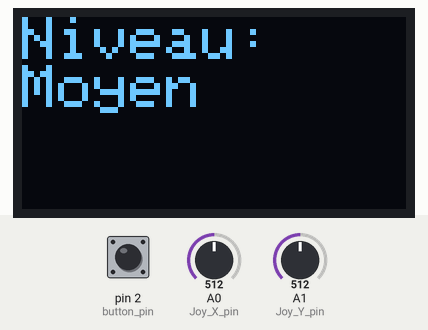
Bench run of a sketch on a simulated Arduino Nano, built with avr-gcc and run on an emulated ATmega328P. Shown: 128×64 one-colour display. Inputs (shaded band) come from the test bench; at power-on: pin 2 (button_pin) HIGH, A0 (Joy_X_pin) = 512, A1 (Joy_Y_pin) = 512. Random numbers use the default seed unless the sketch sets one.

Above: at 2.4 s.
2.5 s: pin 2 (button_pin) pulled LOW for 3.2 s
At 6.6 s:
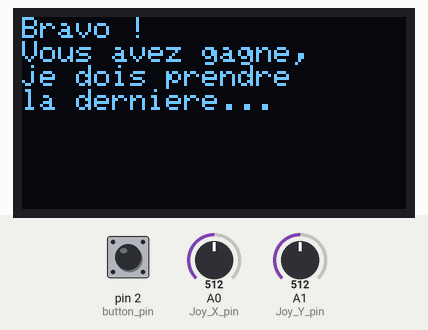
7.2 s: A0 (Joy_X_pin) set to 810
At 7.8 s:
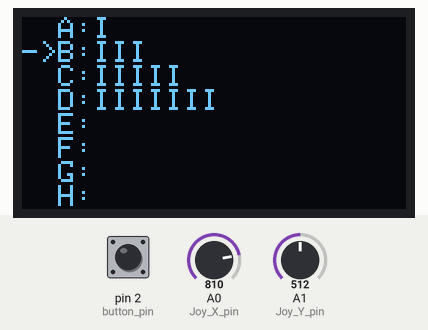
10.2 s: pin 2 (button_pin) pulled LOW for 3.2 s
At 10.7 s:
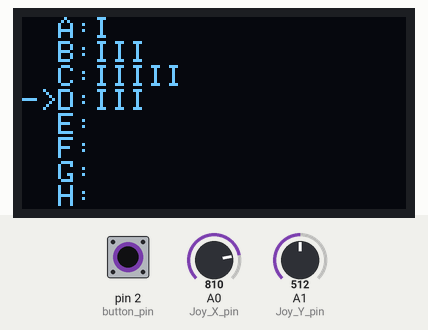
15.4 s: A0 (Joy_X_pin) set to 793
16.9 s: A0 (Joy_X_pin) set to 900
At 19.8 s:
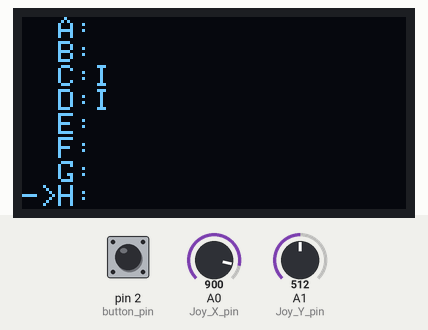
19.9 s: A0 (Joy_X_pin) set to 790
Timing chart, 0 to 22.4 s (numbered marks = the images above; inputs shaded):
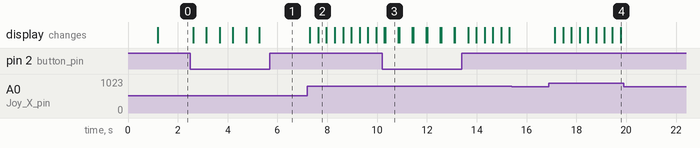

Measured:
- after the input at 2.5 s, the display: first changes after 0.12 s (image 1 shows a later state)
- after the input at 15.4 s, every drawn part: stays the same
- after the input at 16.9 s, the display: changes after 0.24 s (image 4)
- after the input at 19.9 s, every drawn part: stays the same
- what the display in image 3 shows lasts 0.6 s, from 10.3 s to 10.9 s

The sketch:

Marienbad.ino
```cpp
// (licence header left out)
#include <Wire.h>
#include <Adafruit_GFX.h>
#include <Adafruit_SSD1306.h>
#define OLED_RESET 14

Adafruit_SSD1306 display(OLED_RESET);
// ================================================
const int Joy_X_pin=A0; //Analog (potentiometer Joystick)
const int Joy_Y_pin=A1;
const int button_pin=2;
int Joy_X,Joy_Y;
// ================================================
static const int VarNameLength=2;
static const int NVars=8;
char VarName[NVars][VarNameLength];
int Value[NVars],Min[NVars],Max[NVars];
int present_var;
// ================================================
int final_threshold=999;//Below this number of items the computer will play it best
int nim_sum;
int NimSum(int*v) {
  int c=0;
  for (int i=0;i<NVars;i++) c=c ^ v[i];
  return c;
}
// ================================================
void Init() {
  present_var=0;
  for (int i=0;i<NVars;i++) {
    VarName[i][0]='A'+i;
    VarName[i][VarNameLength-1]=0;//end of the string
    Value[i]=2*i+1;
    Min[i]=0;
    Max[i]=20;
  }
  if (NVars>4) {
    for (int i=4;i<NVars;i++) Value[i]=0;
  }
}
// ================================================
void PrintVar(int i) {
  int&v=Value[i];
  if (v>Max[i]) v=Max[i];
  if (v<Min[i]) v=Min[i];

  display.print(VarName[i]);
  display.print(":");
  int& val=Value[i];
  if (val>=0 && val<=10) {
    for (int i=1;i<=val;i++) display.print("I");
    display.println("");
  }
  else {
    display.println(Value[i]);
  }
}
// ================================================
void PrintGame() {
  const int nlines=8;
  display.clearDisplay();
  display.setCursor(0,0);
  int first=max(0,present_var-nlines/2);
  int last=min(first+nlines-1,NVars-1);
  first=max(0,last-nlines+1);
  for (int n=first;n<=last;n++)  {
    if (n==present_var) display.print("->");
    else display.print("  ");
    PrintVar(n);
  }
  display.display();
}
//===================================================
void setup() {
  // Push button pin as an input:
  pinMode(button_pin, INPUT);
  //Game data

  Init();
  //OLED Display
  display.begin(SSD1306_SWITCHCAPVCC, 0x3C);  // initialize with the I2C addr 0x3C (for the 128x64)
  //display.begin(SSD1306_SWITCHCAPVCC, 0x3D);  // initialize with the I2C addr 0x3C (for the 128x64)

  display.clearDisplay();
  display.setTextSize(1);
  display.setTextColor(WHITE);
  display.setTextWrap(true);
  display.setCursor(0,0);
  display.setTextSize(2);
  display.println("Jeu");
  display.println("   de");
  display.println("Marienbad");
  display.display();
  delay(1000);
  //===================================================
  // Choose the difficulty at startup
  int level=1;
long int start=millis();
  const int nlevel=4;
  char* level_name[]={
    "Facile", "Moyen", "Difficile", "Expert"  };
  int level_thresh[]={
    1,2,3,999  };//Number of lines above which the computer does not play optimally
  bool changed=true;
  while(digitalRead(button_pin)==1) {
    Joy_Y=analogRead(Joy_Y_pin);
    if (Joy_Y>800) level--,changed=true;
    if (Joy_Y<200) level++,changed=true;
    delay(100);
    if (changed) {
      if (level==nlevel) level=nlevel-1;
      if (level==-1) level=0;
      display.clearDisplay();
      display.setCursor(0,0);
      display.println("Niveau: ");
      display.println(level_name[level]);
      display.display();
      changed=false;
      delay(500);
    }
  }
  final_threshold=level_thresh[level];
  randomSeed(millis()-start);
  display.setTextSize(1);
  PrintGame();
  delay(500);
}
//===================================================
void loop() {
  Joy_X=analogRead(Joy_X_pin);
  Joy_Y=analogRead(Joy_Y_pin);
  bool changed=false;
  int& pv=present_var;
  if (Joy_X>800) pv++,changed=true;
  if (Joy_X<200) pv--,changed=true;
  if (pv>=NVars) pv=0;
  if (pv<0) present_var=NVars-1;
  if (!changed) {
    if (Joy_Y<512-200) Value[pv]++,changed=true;
    if (Joy_Y>512+200) Value[pv]--,changed=true;
  }
  if (changed) {
    PrintGame();
  }
  if (digitalRead(button_pin)==0) {
    //The button has been pressed -> it is the computer's turn to play
    int i0=-1,x0=-1;  //these variables correspond to the computer's move (to be tertermined)
    //First check wether we are in the "final" part of the game,
    //that is when there is only one line with more than one item (mto)
    int one=0;//number of liens with one single item
    int lines=0;//number of nonempty lines
    int mto=0;//number of lines with more than one item
    int where=-1;
    int count=0;//total number of item(s)
    for (int i=0;i<NVars;i++) {
      count+=Value[i];
      if (Value[i]>0) lines++;
      if (Value[i]==1) one++;
      if (Value[i]>1) mto++,where=i;
    }
    if (count==1) {
      display.clearDisplay();
      display.setCursor(0,0);
      display.println("Bravo !");
      display.println("Vous avez gagne,");
      display.println("je dois prendre");
      display.println("la derniere...");
      display.display();
      delay(2000);
      Init();
      PrintGame();
    }
    else {
      if (lines>final_threshold) {//Too many lines -> Play stupidly...
        //=> remove one from the longest line
        int max=0;
        for (int i=0;i<NVars;i++) {
          if (Value[i]>max) max=Value[i],i0=i;
        }
        x0=random(0,max);
      }
      else {//Play intellligenlty
        if (mto==1) {
          //=>Final
          if (one%2==0) {
            i0=where;
            x0=1;//Leave just one item in that unique line where there was more than 1 item
          }
          else {
            i0=where;
            x0=0;//take all that unique line where there was more than 1 item
          }
        }
        else {// Not yet the final,
          if (NimSum(Value)==0) {
            //The computer is not in a safe position...
            //=> remove one from the longest line
            int max=0;
            for (int i=0;i<NVars;i++) {
              if (Value[i]>max) max=Value[i],i0=i;
            }
            x0=random(0,max);
          }
          else {// => try all possible moves to find one with Nimsum=0
            int s[NVars];
            bool SafeMoveFound=false;
            for (int i=0;i<NVars && (!SafeMoveFound) ;i++) {//Consider removing something from line i
              //copy the present configuration into the array s
              for (int j=0;j<NVars;j++) s[j]=Value[j];
              if (Value[i]>0) i0=i,x0=Value[i]-1;//Not safe, but possible move in case we do not find a better onemax/2
              for (int x=0;x<Value[i];x++) {
                s[i]=x;
                if (NimSum(s)==0) SafeMoveFound=true,i0=i,x0=x;
              }
            }
          }
        }
      }
      if (i0>=0) {
        Value[i0]=x0;//actual move
        present_var=i0;
        PrintGame(),delay(200);
      }
      else {
        display.clearDisplay();
        display.setCursor(0,0);
        display.println("Vous avez perdu,");
        display.println("vous avez pris");
        display.println("la derniere !");
        display.display();
        delay(2000);
        Init();
        PrintGame();
      }
    }
  }
  delay(300);
}
```
